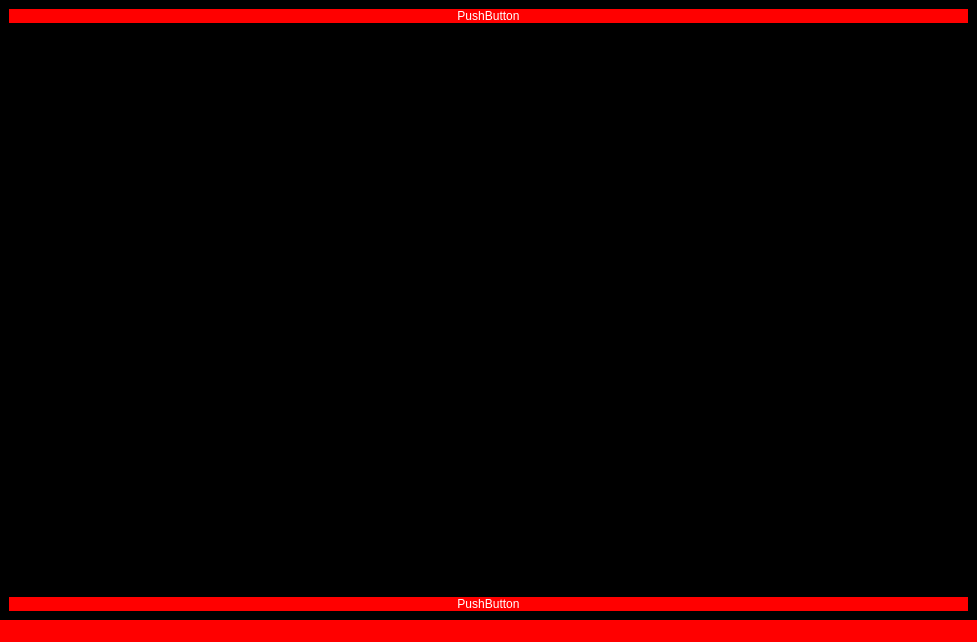
<?xml version="1.0" encoding="UTF-8"?>
<ui version="4.0">
 <class>MainWindow</class>
 <widget class="QMainWindow" name="MainWindow">
  <property name="geometry">
   <rect>
    <x>0</x>
    <y>0</y>
    <width>977</width>
    <height>642</height>
   </rect>
  </property>
  <property name="windowTitle">
   <string>MainWindow</string>
  </property>
  <property name="styleSheet">
   <string notr="true">background: black;</string>
  </property>
  <widget class="QWidget" name="centralwidget">
   <layout class="QGridLayout" name="gridLayout">
    <item row="5" column="0">
     <widget class="QPushButton" name="pushButton">
      <property name="styleSheet">
       <string notr="true">border: 0;
background: red;
color: white;</string>
      </property>
      <property name="text">
       <string>PushButton</string>
      </property>
      <property name="flat">
       <bool>false</bool>
      </property>
     </widget>
    </item>
    <item row="3" column="0">
     <widget class="QFrame" name="frame">
      <property name="frameShape">
       <enum>QFrame::StyledPanel</enum>
      </property>
      <property name="frameShadow">
       <enum>QFrame::Raised</enum>
      </property>
     </widget>
    </item>
    <item row="2" column="0">
     <widget class="QPushButton" name="pushButton_2">
      <property name="styleSheet">
       <string notr="true">border: 0;
background: red;
color: white;</string>
      </property>
      <property name="text">
       <string>PushButton</string>
      </property>
      <property name="flat">
       <bool>false</bool>
      </property>
     </widget>
    </item>
   </layout>
  </widget>
  <widget class="QMenuBar" name="menubar">
   <property name="geometry">
    <rect>
     <x>0</x>
     <y>0</y>
     <width>977</width>
     <height>20</height>
    </rect>
   </property>
  </widget>
  <widget class="QStatusBar" name="statusbar">
   <property name="styleSheet">
    <string notr="true">background: red;</string>
   </property>
  </widget>
 </widget>
 <resources/>
 <connections/>
</ui>
